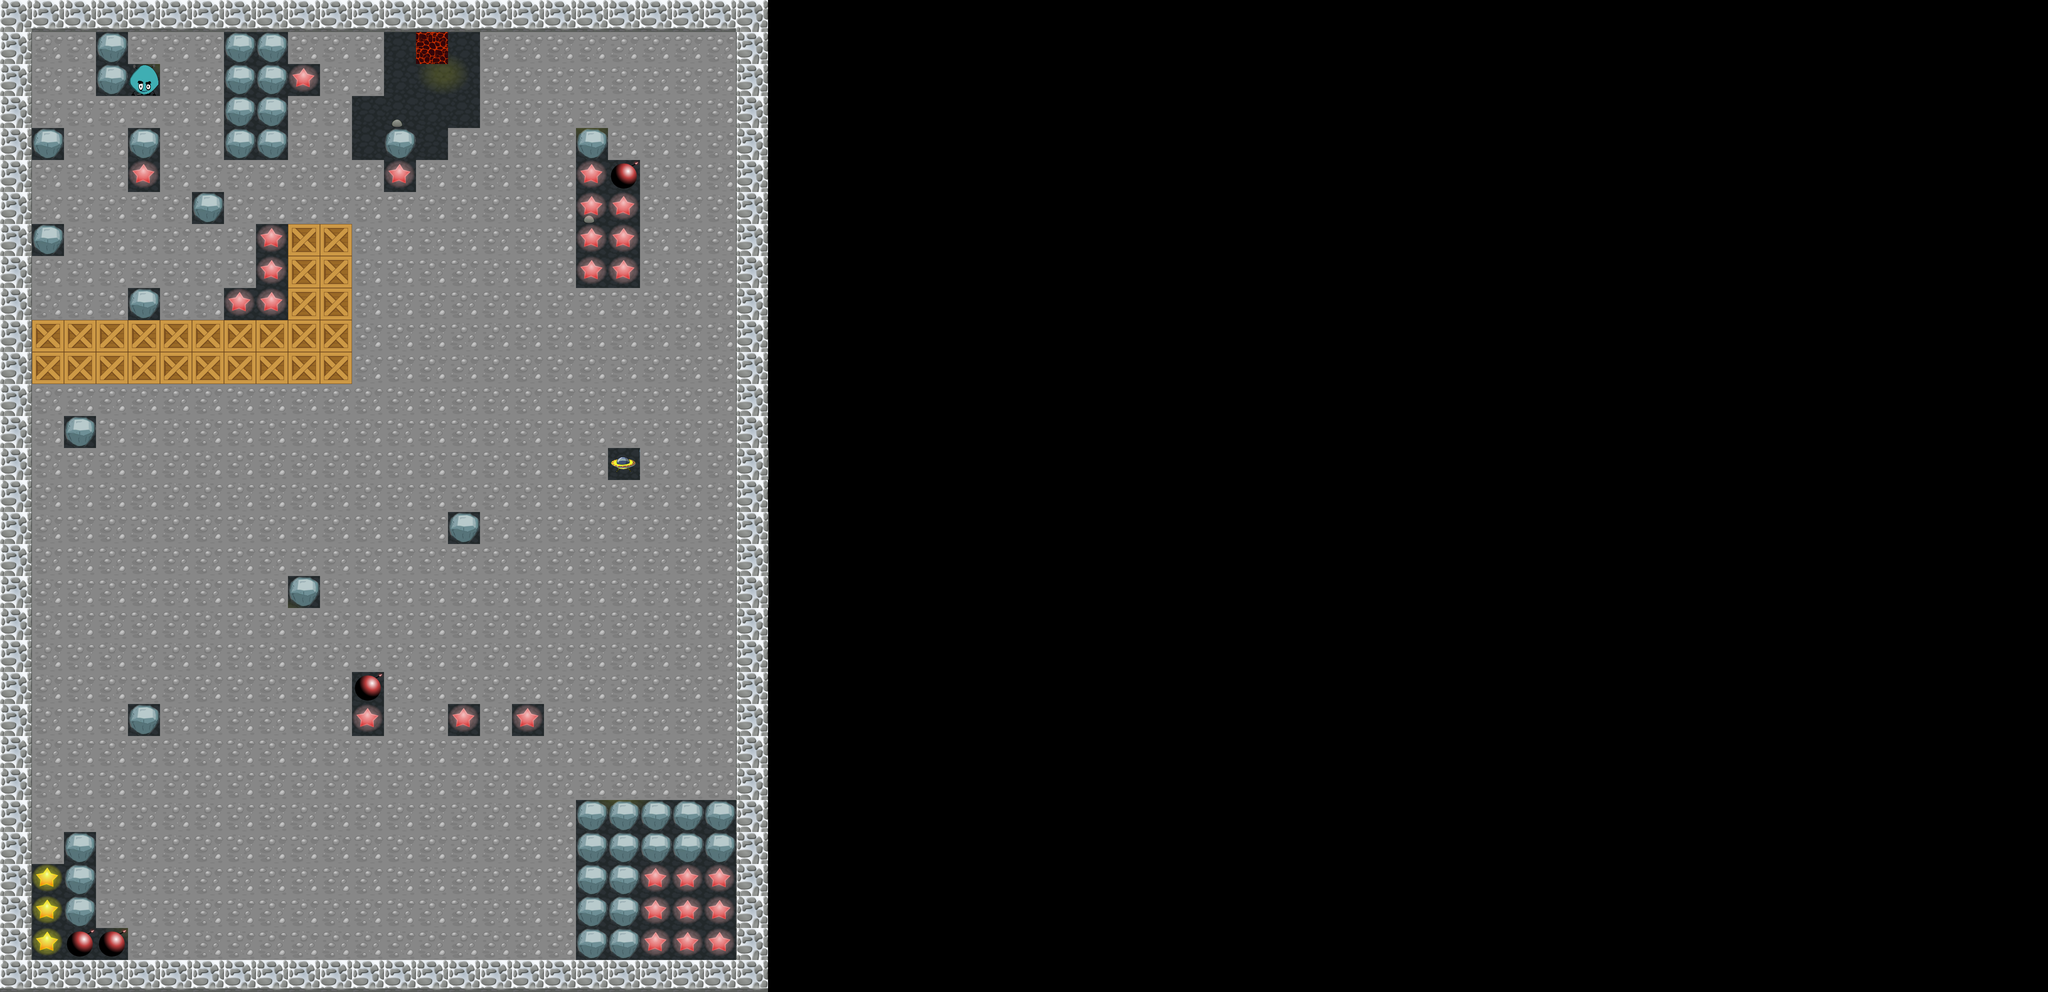

Below is a game level as drawn by its tile map, then a one-line description and the .tmx that defines it (tile-layer data replaced by summaries):
An orthogonal 64x31 tile map with 80x80 px tiles, 6 tile layers (ground, Tile Layer 6, walls, walls Front, ...), 5 tilesets and 5 objects.

<map version="1.0" orientation="orthogonal" width="64" height="31" tilewidth="80" tileheight="80">
 <properties>
  <property name="Scale" value="0.75" />
  <property name="background_music" value="Pinball Spring 160" />
  <property name="level author" value="" />
  <property name="music_info" value="Chipper Doodle v2 by Kevin MacLeod is licensed under a CC Attribution 3.0." />
 </properties>
 <tileset firstgid="1" name="walls80" tilewidth="80" tileheight="80">
  <image source="walls80.png" width="320" height="320" />
  <tile id="0">
   <properties>
    <property name="wall" value="1" />
   </properties>
  </tile>
  <tile id="1">
   <properties>
    <property name="wall" value="1" />
   </properties>
  </tile>
  <tile id="2">
   <properties>
    <property name="wall" value="1" />
   </properties>
  </tile>
  <tile id="14">
   <properties>
    <property name="wall" value="1" />
   </properties>
  </tile>
  <tile id="15">
   <properties>
    <property name="wall" value="1" />
   </properties>
  </tile>
 </tileset>
 <tileset firstgid="17" name="SmallWorld-all" tilewidth="80" tileheight="80">
  <image source="SmallWorld-all.png" width="640" height="560" />
 </tileset>
 <tileset firstgid="73" name="TiledObjects" tilewidth="80" tileheight="80">
  <image source="TiledObjects.png" width="800" height="800" />
 </tileset>
 <tileset firstgid="173" name="walls80V2" tilewidth="80" tileheight="80">
  <image source="walls80V2.png" width="640" height="640" />
  <tile id="0">
   <properties>
    <property name="wall" value="1" />
   </properties>
  </tile>
  <tile id="1">
   <properties>
    <property name="wall" value="1" />
   </properties>
  </tile>
  <tile id="26">
   <properties>
    <property name="wall" value="1" />
   </properties>
  </tile>
 </tileset>
 <tileset firstgid="237" name="snowShadows" tilewidth="80" tileheight="80">
  <image source="snowShadows.png" width="640" height="640" />
 </tileset>
 <layer name="ground" width="64" height="31">
  <data>[1984 cells, 744 non-empty, 1 distinct tile ids]</data>
 </layer>
 <layer name="Tile Layer 6" width="64" height="31">
  <data>[1984 cells, 77 non-empty, 11 distinct tile ids]</data>
 </layer>
 <layer name="walls" width="64" height="31">
  <data>[1984 cells, 106 non-empty, 1 distinct tile ids]</data>
 </layer>
 <layer name="walls Front" width="64" height="31">
  <data>[1984 cells, 106 non-empty, 1 distinct tile ids]</data>
 </layer>
 <layer name="ObjectTiles" width="64" height="31">
  <data>[1984 cells, 627 non-empty, 9 distinct tile ids]</data>
 </layer>
 <objectgroup name="objects">
  <properties>
   <property name="turn" value="left" />
  </properties>
  <object x="2640" y="80" width="80" height="80">
   <properties>
    <property name="element" value="2" />
    <property name="sequence" value="5" />
   </properties>
  </object>
  <object x="640" y="80" width="80" height="80">
   <properties>
    <property name="turn" value="left" />
   </properties>
  </object>
  <object x="2880" y="1360" width="80" height="80" />
  <object x="1840" y="2000" width="80" height="80" />
  <object x="1520" y="80" width="80" height="80">
   <properties>
    <property name="turn" value="left" />
   </properties>
  </object>
 </objectgroup>
 <layer name="wallshadow" width="64" height="31">
  <data>[1984 cells, 108 non-empty, 3 distinct tile ids]</data>
 </layer>
</map>